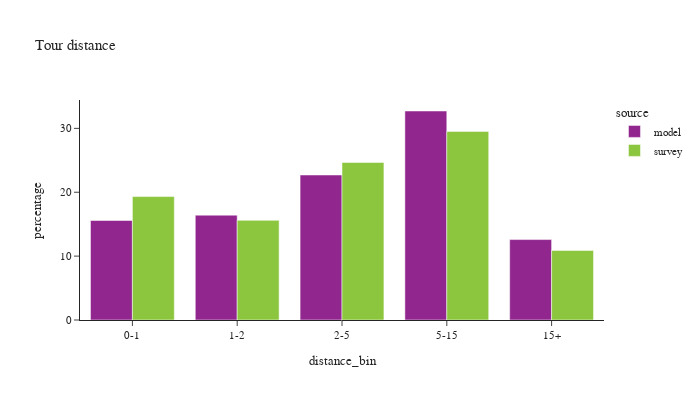

The cell this chart's notebook holds for it:
### Code cell
def plot_bins(df:pd.DataFrame, filter=None, title_name=None):

    if filter is not None:
        df = df.loc[filter]
    df_plot = df.loc[(df['distance_bin'] != float('nan'))].groupby(['source','distance_bin'])['toexpfac'].sum().reset_index()

    df_plot['percentage'] = df_plot.groupby(['source'], group_keys=False)['toexpfac']. \
        apply(lambda x: 100 * x / float(x.sum()))

    df_plot_ct = df.loc[(df['distance_bin'] != float('nan'))].groupby(['source','distance_bin'])['toexpfac'].count().reset_index().rename(columns={'toexpfac':'sample count'})

    df_plot = df_plot.merge(df_plot_ct, on=['source','distance_bin'])

    if title_name:
        chart_title = "Tour distance by purpose: "+title_name
    else:
        chart_title = "Tour distance"

    fig = px.bar(df_plot, x="distance_bin", y="percentage", color="source",barmode="group",
                facet_col_wrap=2, hover_data=['sample count'],
                title=chart_title)
    fig.for_each_annotation(lambda a: a.update(text = a.text.split("=")[-1]))
    fig.update_layout(height=400, width=700, font=dict(size=11))
    fig.show()

plot_bins(tour)

### Figure 1 — Plotly figure (JSON) as saved in the notebook; plotly's stock layout.template omitted (floating-point values rounded to 4 significant figures)
{"data": [{"alignmentgroup": "True", "customdata": [[103026], [108557], [150154], [216410], [83281]], "hovertemplate": "source=model<br>distance_bin=%{x}<br>percentage=%{y}<br>sample count=%{customdata[0]}<extra></extra>", "legendgroup": "model", "marker": {"color": "#91268F", "pattern": {"shape": ""}}, "name": "model", "offsetgroup": "model", "orientation": "v", "showlegend": true, "textposition": "auto", "type": "bar", "x": ["0-1", "1-2", "2-5", "5-15", "15+"], "xaxis": "x", "y": [15.58, 16.41, 22.7, 32.72, 12.59], "yaxis": "y"}, {"alignmentgroup": "True", "customdata": [[2649], [1714], [2501], [2361], [889]], "hovertemplate": "source=survey<br>distance_bin=%{x}<br>percentage=%{y}<br>sample count=%{customdata[0]}<extra></extra>", "legendgroup": "survey", "marker": {"color": "#8CC63E", "pattern": {"shape": ""}}, "name": "survey", "offsetgroup": "survey", "orientation": "v", "showlegend": true, "textposition": "auto", "type": "bar", "x": ["0-1", "1-2", "2-5", "5-15", "15+"], "xaxis": "x", "y": [19.32, 15.6, 24.67, 29.52, 10.89], "yaxis": "y"}], "layout": {"barmode": "group", "font": {"size": 11}, "height": 400, "legend": {"title": {"text": "source"}, "tracegroupgap": 0}, "title": {"text": "Tour distance"}, "width": 700, "xaxis": {"anchor": "y", "domain": [0.0, 1.0], "title": {"text": "distance_bin"}}, "yaxis": {"anchor": "x", "domain": [0.0, 1.0], "title": {"text": "percentage"}}}}
